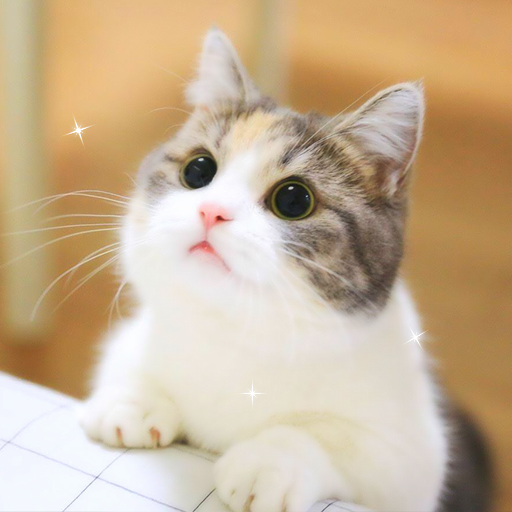
%> input picture 362 Projects/(Old Material) 2023S-PS Materials-20240330/PS3/1.png, 512 x 512 px
$ octave ps3_4.m   (GNU Octave 9; MATLAB toolbox functions it lacks are replaced by stand-ins)
%> lines starting %> are read from the running program, lines starting %| are printed output that depends on the picture
% Image resampling cont'd

% Load image
im1 = imread("1.png", "png");
%> im1 is the input picture: size 512x512x3 uint8; mean R, G, B 200.9, 178.5, 149.5

% For ease of use, let's use grayscale
im1 = rgb2gray(im1);
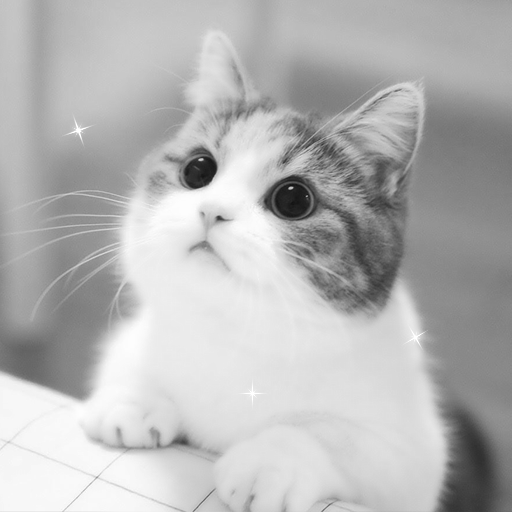
%> im1: size 512x512 uint8; min 19, max 255, mean 181.9

% Keep these for later use
height = size(im1, 1);
%> height = 512
width = size(im1, 2);
%> width = 512

% Downsample the image to half of its size
new_im = im1(1:2:height,1:2:width);

% Create a version of the image with 4 copies
new_im = [new_im new_im ; new_im new_im];
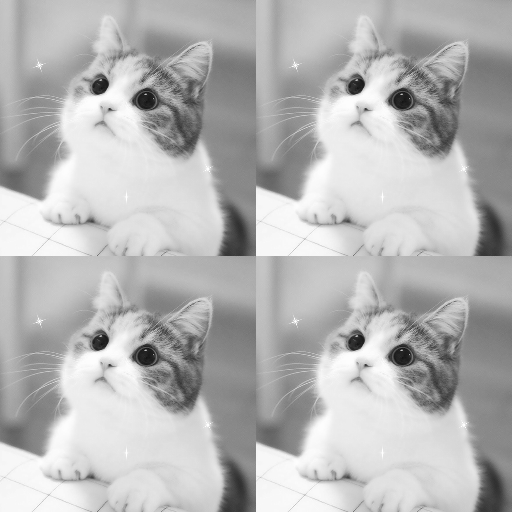
%> new_im: size 512x512 uint8; min 19, max 255, mean 181.9; mean of the top-left, top-right, bottom-left and bottom-right quarters 181.9, 181.9, 181.9, 181.9
imshow(new_im);

$ run again, with 362 Projects/(Old Material) 2023S-PS Materials-20240330/PS3/2.png copied over 362 Projects/(Old Material) 2023S-PS Materials-20240330/PS3/1.png
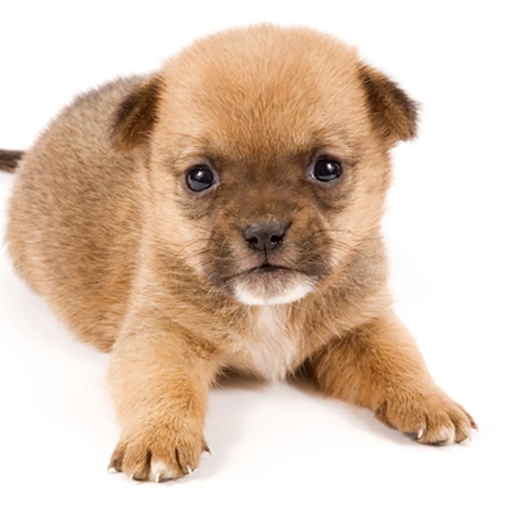
%> input picture 362 Projects/(Old Material) 2023S-PS Materials-20240330/PS3/2.png, 512 x 512 px
%> im1 is the input picture: size 512x512x3 uint8; mean R, G, B 220.3, 197.5, 178.9
%> `im1 = rgb2gray(im1);`:
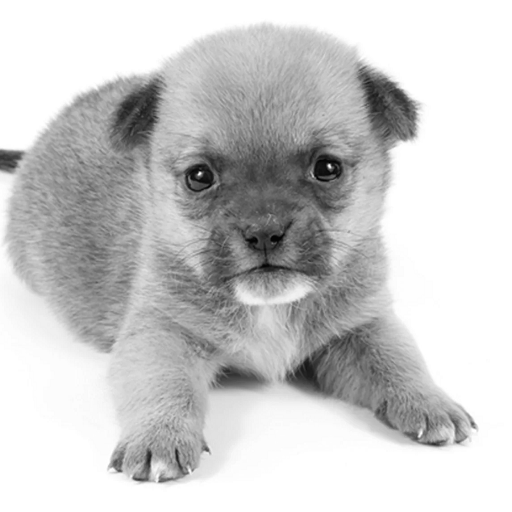
%> im1: size 512x512 uint8; min 1, max 255, mean 202.2
%> `new_im = [new_im new_im ; new_im new_im];`:
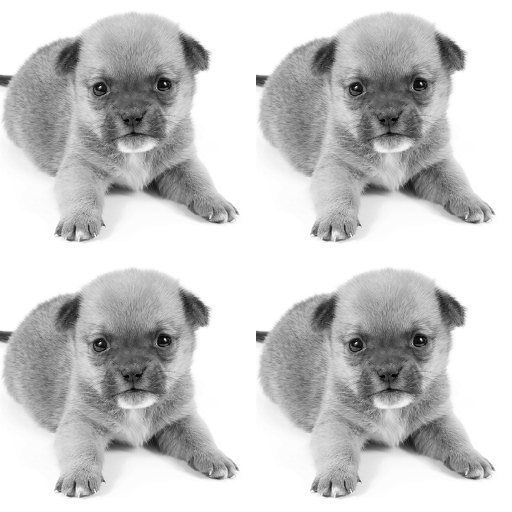
%> new_im: size 512x512 uint8; min 3, max 255, mean 202.2

$ run again, with 362 Projects/(Old Material) 2023S-PS Materials-20240330/PS3/3.png copied over 362 Projects/(Old Material) 2023S-PS Materials-20240330/PS3/1.png
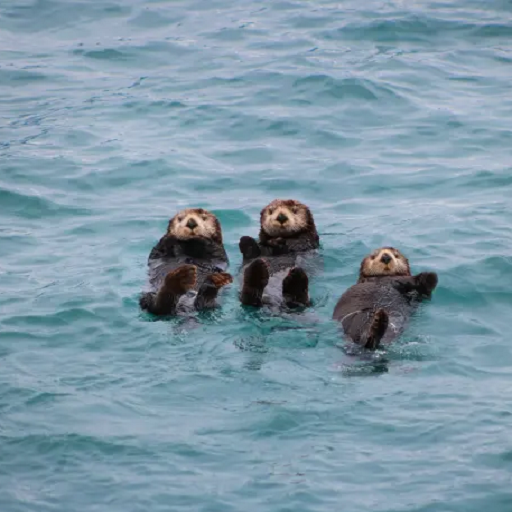
%> input picture 362 Projects/(Old Material) 2023S-PS Materials-20240330/PS3/3.png, 512 x 512 px
%> im1 is the input picture: size 512x512x3 uint8; mean R, G, B 126.1, 152.3, 167.8
%> `im1 = rgb2gray(im1);`:
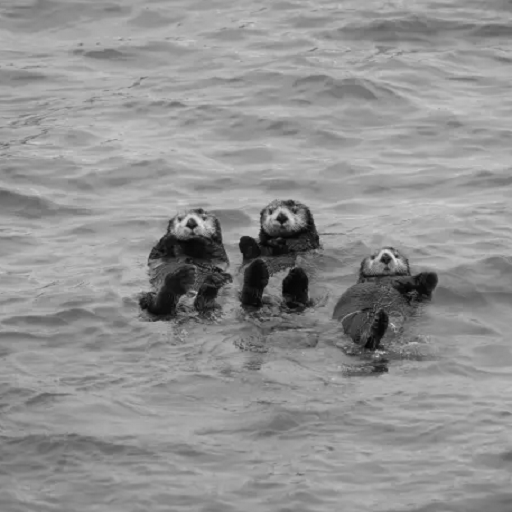
%> im1: size 512x512 uint8; min 3, max 225, mean 146.3
%> `new_im = [new_im new_im ; new_im new_im];`:
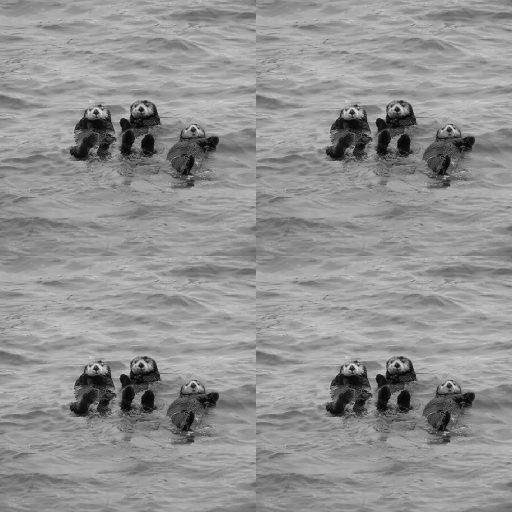
%> new_im: size 512x512 uint8; min 3, max 218, mean 146.3

$ run again, with 362 Projects/(Old Material) 2023S-PS Materials-20240330/PS3/4.png copied over 362 Projects/(Old Material) 2023S-PS Materials-20240330/PS3/1.png
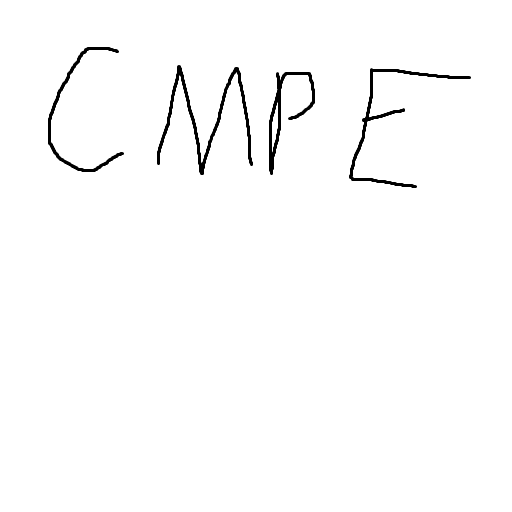
%> input picture 362 Projects/(Old Material) 2023S-PS Materials-20240330/PS3/4.png, 512 x 512 px
%> im1 is the input picture: size 512x512x3 uint8; min 0, max 255, mean 251.1
%> im1: size 512x512 uint8
%> `new_im = [new_im new_im ; new_im new_im];`:
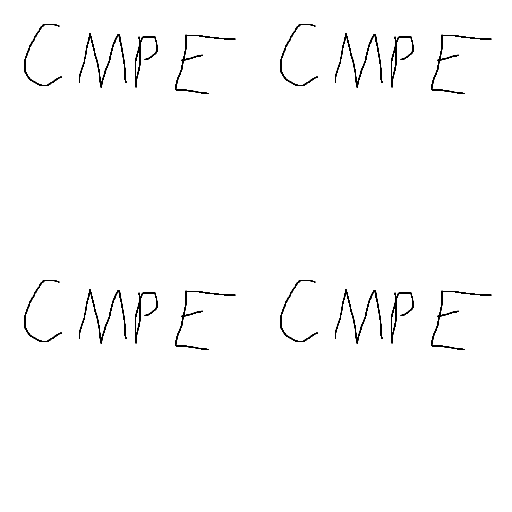
%> new_im: size 512x512 uint8; min 0, max 255, mean 251
